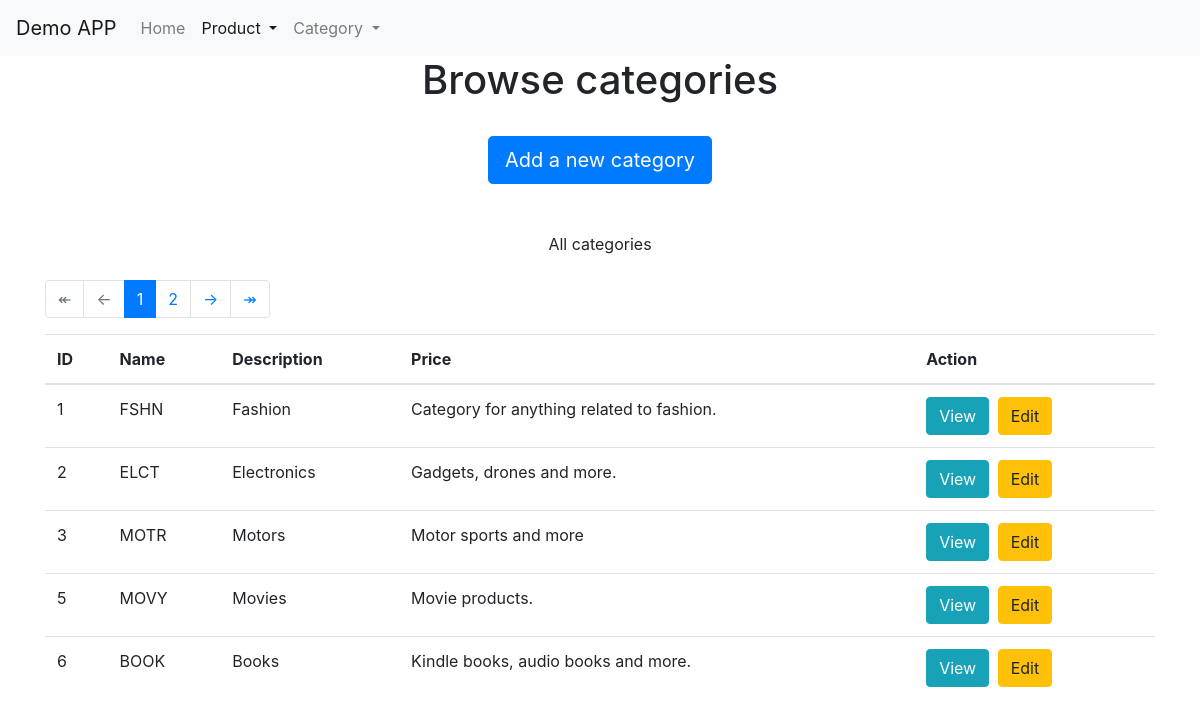
The app's page /app/categories/browse.php with its own data.
### tables this page shows
CREATE TABLE IF NOT EXISTS `categories`
(
    `id`          bigint       NOT NULL AUTO_INCREMENT,
    `code`        char(4)      NOT NULL DEFAULT 'UNKN' UNIQUE,
    `name`        varchar(32)  NOT NULL DEFAULT 'ERROR: Unknown',
    `description` varchar(255) NOT NULL DEFAULT 'ERROR: Unknown',
    `created_at`  datetime     NOT NULL DEFAULT NOW(),
    `updated_at`  datetime     NULL ON UPDATE NOW(),
    PRIMARY KEY (`id`)
);

### app/categories/browse.php (the view, shortened to what this page needs)
<!DOCTYPE HTML>
<html lang="en-AU">
<head>
    <link rel="stylesheet" href="/app/assets/bs/css/bootstrap.min.css">
    <link rel="stylesheet" href="/app/assets/fa/css/all.min.css">
</head>
<body>
<nav class="navbar navbar-expand-lg navbar-light bg-light">
    <a class="navbar-brand" href="../">Demo APP</a>
    <div class="collapse navbar-collapse" id="navbarSupportedContent">
        <ul class="navbar-nav mr-auto">
            <li class="nav-item">
                <a class="nav-link" href="../">Home</a>
            </li>
            <li class="nav-item dropdown active">
                <a class="nav-link dropdown-toggle" href="../products" id="navbarDropdown"
                   role="button" data-toggle="dropdown" aria-haspopup="true"
                   aria-expanded="false">
                    Product <span class="sr-only">(current)</span>
                </a>
            </li>
            <li class="nav-item dropdown">
                <a class="nav-link dropdown-toggle" href="../categories" id="navbarDropdown"
                   role="button" data-toggle="dropdown" aria-haspopup="true"
                   aria-expanded="false">
                    Category
                </a>
            </li>
    </div>
</nav>
<main role="main" class="container">
    <div class="row mb-4 text-center">
        <div class="col-sm">
            <h1>Browse categories</h1>
        </div>
    </div>
    <div class="row mb-5">
        <div class="col-sm text-center">
            <button class="btn btn-primary btn-lg">
                Add a new category
            </button>
        </div>
    </div>
    <div class="row mb-2 text-center">
        <div class="col-sm">
            <p>All categories</p>
        </div>
    </div>
    <?php
    $recordsPerPage = 5;
    $database = new Database();
    $conn = $database->getConnection();
    $queryCount = "SELECT COUNT(id) AS count FROM categories";
    $stmt = $conn->prepare($queryCount);
    $stmt->execute();
    $totalRecords = $stmt->fetch(PDO::FETCH_ASSOC)["count"];
    $numOfPages = (int)ceil($totalRecords / $recordsPerPage);
    $activePage = 1;
    $query = "SELECT id, code, name, description
                          FROM categories
                          ORDER BY id
                          LIMIT :rowsToSkip, :recordsPerPage";
    $rowsToSkip = ($activePage - 1) * $recordsPerPage;
    $stmt = $conn->prepare($query);
    $stmt->bindParam(":rowsToSkip", $rowsToSkip, PDO::PARAM_INT);
    $stmt->bindParam(":recordsPerPage", $recordsPerPage, PDO::PARAM_INT);
    $stmt->execute();
    $num = $stmt->rowCount();
    ?>
    <div class="row">
        <div class="col-sm">
            <nav aria-label="Page navigation example">
                <ul class="pagination">
                    <li class="page-item <?=$activePage <= 1 ? 'disabled' : ''?>">
                        <a
                                class="page-link"
                                href="
                            <?= "browse.php?page=1" ?>
                                 "
                                aria-label="Previous">
                            <span aria-hidden="true">&#8606;</span>
                        </a>
                    </li>
                    <li class="page-item <?=$activePage <= 1 ? 'disabled' : ''?>">
                        <a
                            class="page-link"
                            href="
                            <?= "browse.php?page=".($activePage - 1 < 1 ? $activePage : $activePage - 1) ?>
                                 "
                            aria-label="Previous">
                            <span aria-hidden="true">&larr;</span>
                        </a>
                    </li>
                    <?php
                    for ($i = 0; $i < $numOfPages; $i++) {
                        ?>
                        <li class="<?= ($activePage === $i + 1) ? "page-item active" : "page-item" ?>"><a
                                    class="page-link" href="<?= "browse.php?page=".($i + 1) ?>"><?= $i + 1 ?></a></li>
                        <?php
                    }
                    ?>
                    <li class="page-item <?=$activePage >= $numOfPages ? 'disabled' : ''?>">
                        <a class="page-link"
                           href="<?= "browse.php?page=".($activePage + 1 > $numOfPages ? $activePage : $activePage + 1) ?>"
                           aria-label="Next">
                            <span aria-hidden="true">&rarr;</span>
                        </a>
                    </li>
                    <li class="page-item <?=$activePage >= $numOfPages ? 'disabled' : ''?>">
                        <a class="page-link"
                           href="<?= "browse.php?page=".($numOfPages) ?>"
                           aria-label="Next">
                            <span aria-hidden="true">&#8608;</span>
                        </a>
                    </li>
                </ul>
            </nav>
        </div>
    </div>
    <div class="row">
        <div class="col-sm">
            <?php
            if ($num > 0) {
                ?>
                <table class="table">
                    <thead>
                    <tr>
                        <th>ID</th>
                        <th>Name</th>
                        <th>Description</th>
                        <th>Price</th>
                        <th>Action</th>
                    </tr>
                    </thead>
                    <tbody>
                    <?php
                    while ($row = $stmt->fetch(PDO::FETCH_OBJ)) {
                        ?>
                        <tr>
                            <td><?= $row->id ?></td>
                            <td><?= $row->code ?></td>
                            <td><?= $row->name ?></td>
                            <td><?= $row->description ?></td>
                            <td>
                                <a href="read.php?id=<?= $row->id ?>"
                                   class="btn btn-info mr-1">
                                    View
                                </a>
                                <a href="update.php?id=<?= $row->id ?>"
                                   class="btn btn-warning mr-1">
                                    Edit
                                </a>
                            </td>
                        </tr>
                        <?php
                    } ?>
                    </tbody>
                </table>
                <?php
            } else {
                include_once '../../classes/Utils.php';
                $messages[] = ['info' => 'No records found'];
                Utils::messages($messages);
            }
            ?>
        </div>
    </div>
</main>
</body>
</html>

### records on screen
categories: id "1", code "FSHN", name "Fashion", description "Category for anything related to fashion."
categories: id "2", code "ELCT", name "Electronics", description "Gadgets, drones and more."
categories: id "3", code "MOTR", name "Motors", description "Motor sports and more"
categories: id "5", code "MOVY", name "Movies", description "Movie products."
categories: id "6", code "BOOK", name "Books", description "Kindle books, audio books and more."
